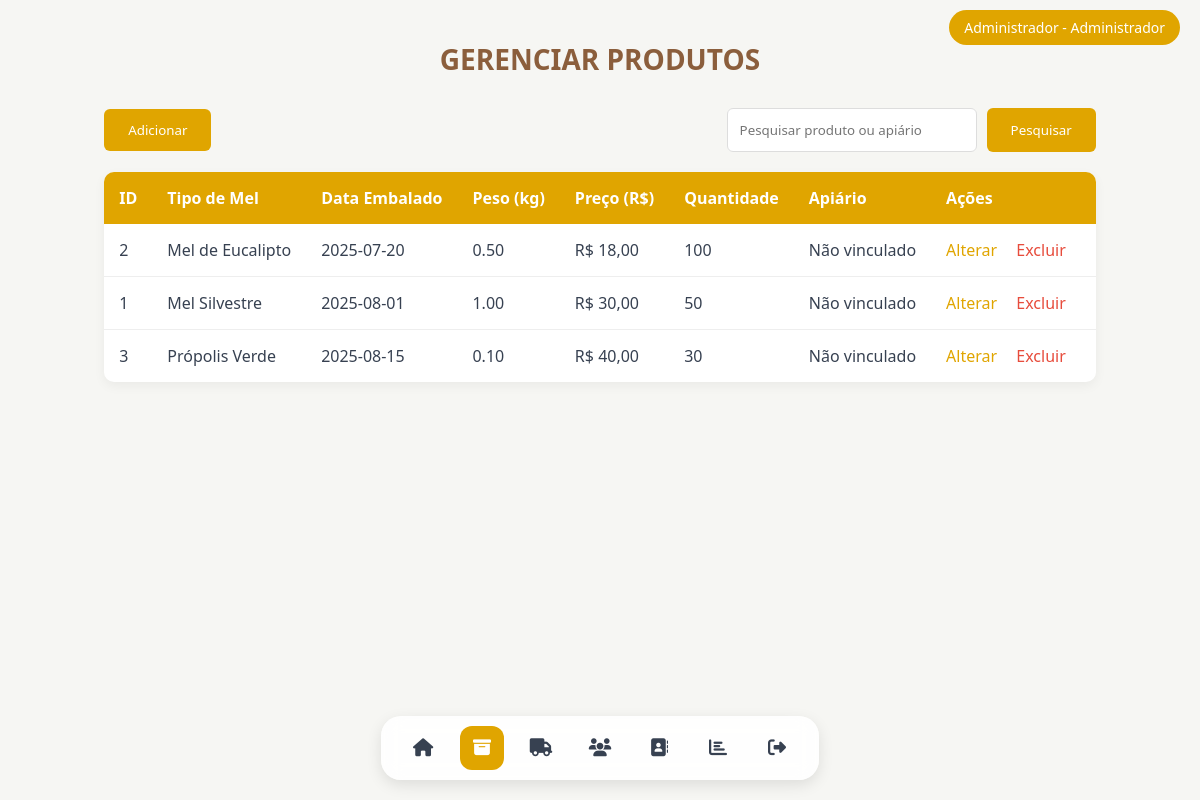
/TELAS/TELA_GERENCIAR_PRODUTOS.php (signed in), run on an earlier commit of the app's database.
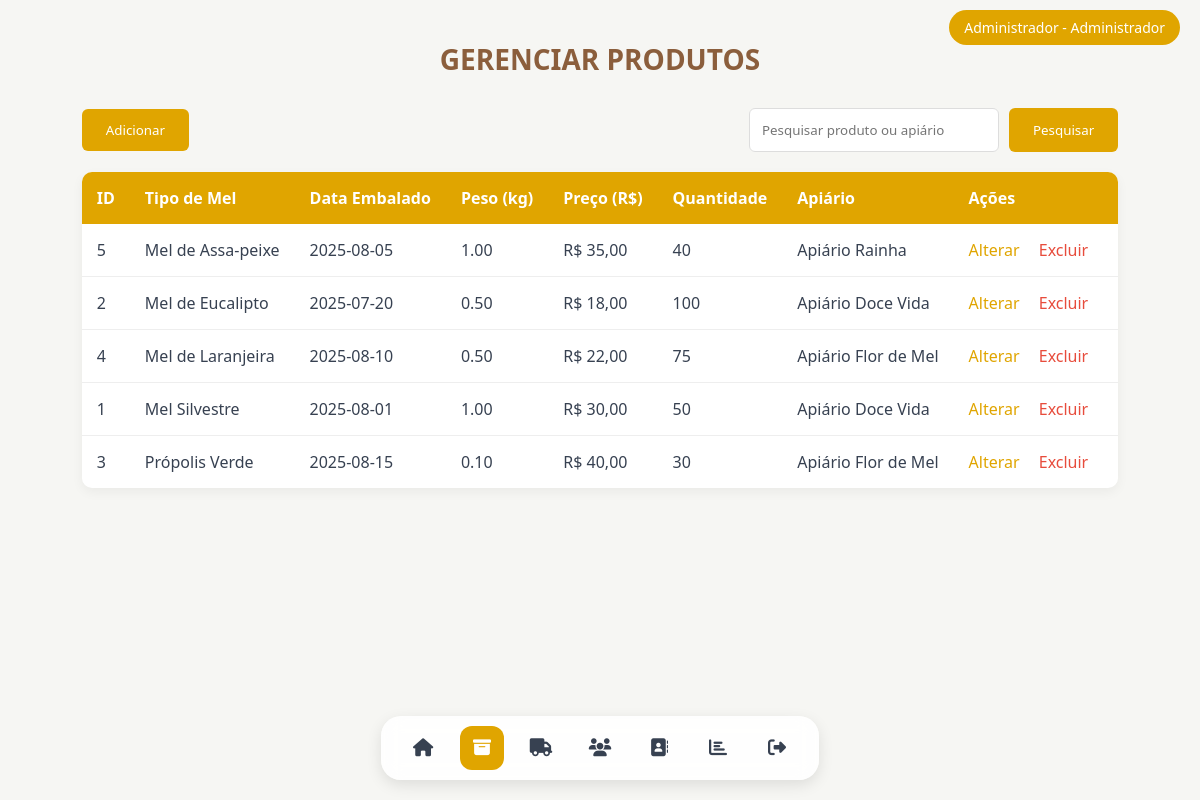
And on a later commit of the database.
### tables this page shows
CREATE TABLE produto (
    id_produto INT(11) NOT NULL AUTO_INCREMENT,
    Tipo_mel VARCHAR(100) DEFAULT NULL,
    Data_embalado DATE DEFAULT NULL,
    Peso DECIMAL(10,2) DEFAULT NULL,
    Preco DECIMAL(10,2) DEFAULT NULL,
    Quantidade INT(11) DEFAULT NULL,
    PRIMARY KEY (id_produto)
);

CREATE TABLE apiario (
    id_apiario INT(11) NOT NULL AUTO_INCREMENT,
    Nome_apiario VARCHAR(100) NOT NULL,
    CNPJ VARCHAR(20) NOT NULL,
    Quantidade INT(11) DEFAULT NULL,
    Data_inicio DATE DEFAULT NULL,
    Endereco VARCHAR(255) DEFAULT NULL,
    PRIMARY KEY (id_apiario),
    UNIQUE KEY (CNPJ)
);

### TELAS/TELA_GERENCIAR_PRODUTOS.php (the view, shortened to what this page needs)
<?php
include('../conexao.php');
function buscarProdutos($pdo, $termo = null) {
    $sql = "SELECT p.*, a.Nome_apiario, a.id_apiario
            FROM produto p
            LEFT JOIN apiario_produto ap ON p.id_produto = ap.id_produto
            LEFT JOIN apiario a ON ap.id_apiario = a.id_apiario
            WHERE 1=1";
    $sql .= " GROUP BY p.id_produto ORDER BY p.Tipo_mel ASC";
    $stmt = $pdo->prepare($sql);
    $stmt->execute();
    return $stmt->fetchAll(PDO::FETCH_ASSOC);
}
$produtos = isset($_POST['busca']) ? buscarProdutos($pdo, $_POST['busca']) : buscarProdutos($pdo);
?>
<!DOCTYPE html>
<html lang="pt-br">
<head>
    <link rel="stylesheet" href="../ESTILOS/ESTILO_GERAL.css">
    <link rel="stylesheet" href="../ESTILOS/ESTILO_GERENCIAR_PRODUTOS.css">
</head>
<body>
    <?php include("MENU.php"); ?>
    <main>
        <h1>GERENCIAR PRODUTOS</h1>
        <div class="ops_prod">
            <button id="btnAdicionar" onclick="abrirModal('modalAdicionar')">Adicionar</button>
            <form action="TELA_GERENCIAR_PRODUTOS.php" method="POST">
                <input type="text" name="busca" id="busca" placeholder="Pesquisar produto ou apiário">
                <button type="submit">Pesquisar</button>
            </form>
        </div>
        <div class="tabela_prod">
            <?php if (!empty($produtos)): ?>
                <table class="table">
                    <thead>
                        <tr>
                            <th>ID</th>
                            <th>Tipo de Mel</th>
                            <th>Data Embalado</th>
                            <th>Peso (kg)</th>
                            <th>Preço (R$)</th>
                            <th>Quantidade</th>
                            <th>Apiário</th>
                            <th>Ações</th>
                        </tr>
                    </thead>
                    <tbody>
                        <?php foreach ($produtos as $produto): ?>
                            <tr>
                                <td><?= htmlspecialchars($produto['id_produto']) ?></td>
                                <td><?= htmlspecialchars($produto['Tipo_mel']) ?></td>
                                <td><?= htmlspecialchars($produto['Data_embalado']) ?></td>
                                <td><?= htmlspecialchars($produto['Peso']) ?></td>
                                <td>R$ <?= number_format($produto['Preco'], 2, ',', '.') ?></td>
                                <td><?= htmlspecialchars($produto['Quantidade']) ?></td>
                                <td><?= htmlspecialchars($produto['Nome_apiario'] ?? 'Não vinculado') ?></td>
                                <td>
                                    <a href="TELA_GERENCIAR_PRODUTOS.php?editar=<?= htmlspecialchars($produto['id_produto']) ?>">Alterar</a>
                                    <a href="TELA_GERENCIAR_PRODUTOS.php?excluir=<?= htmlspecialchars($produto['id_produto']) ?>"
                                       class="excluir"
                                       onclick="return confirm('Tem certeza que deseja excluir este produto?')">Excluir</a>
                                </td>
                            </tr>
                        <?php endforeach; ?>
                    </tbody>
                </table>
            <?php else: ?>
                <p>Nenhum produto encontrado</p>
            <?php endif; ?>
        </div>
    </main>
</body>
</html>

### TELAS/MENU.php (shortened to what this page needs)
<?php
$currentPage = basename($_SERVER['PHP_SELF']);
$permissoes = [];
if (isset($_SESSION['perfil'])) {
    $id_perfil = $_SESSION['perfil'];
    if ($id_perfil == 1) {
        $permissoes = [
            'TELA_INICIAL.php' => true,
            'TELA_GERENCIAR_PRODUTOS.php' => true,
            'TELA_GERENCIAR_APIARIOS.php' => true,
            'TELA_GERENCIAR_USUARIOS.php' => true,
            'TELA_GERENCIAR_CLIENTES.php' => true,
            'TELA_GERENCIAR_FUNCIONARIOS.php' => true,
            'TELA_RELATORIOS.php' => true
        ];
    }
    elseif ($id_perfil == 2) {
        $permissoes = [
            'TELA_INICIAL.php' => true,
            'TELA_GERENCIAR_CLIENTES.php' => true,
            'TELA_RELATORIOS.php' => true
        ];
    }
    elseif ($id_perfil == 3) {
        $permissoes = [
            'TELA_INICIAL.php' => true,
            'TELA_GERENCIAR_PRODUTOS.php' => true,
            'TELA_GERENCIAR_APIARIOS.php' => true
        ];
    }
    elseif ($id_perfil == 4) {
        $permissoes = [
            'TELA_INICIAL.php' => true
        ];
    }
}
function temAcesso($pagina) {
    global $permissoes;
    return isset($permissoes[$pagina]) && $permissoes[$pagina];
}
$nomes_perfis = [
    1 => 'Administrador',
    2 => 'Secretária',
    3 => 'Almoxarife',
    4 => 'Cliente'
];
$nome_perfil = isset($_SESSION['perfil']) ? $nomes_perfis[$_SESSION['perfil']] : 'Visitante';
?>
<!DOCTYPE html>
<html lang="pt-br">
<head>
    <link rel="stylesheet" href="https://cdnjs.cloudflare.com/ajax/libs/font-awesome/6.5.1/css/all.min.css">
    <link rel="stylesheet" href="../ESTILOS/ESTILO_GERAL.css">
    <link rel="stylesheet" href="../ESTILOS/ESTILO_MENU.css">
</head>
<body>
<?php if (isset($_SESSION['usuario'])): ?>
<div class="user-info">
    <?= htmlspecialchars($_SESSION['usuario']) ?> - <?= $nome_perfil ?>
</div>
<?php endif; ?>
<nav id="dock">
    <div id="dock_content">
        <ul id="dock_items">
            <li class="dock-item <?= ($currentPage == 'TELA_INICIAL.php') ? 'active' : '' ?>">
                <a href="TELA_INICIAL.php">
                    <i class="fa-solid fa-house"></i>
                </a>
            </li>
            <li class="dock-item <?= temAcesso('TELA_GERENCIAR_PRODUTOS.php') ? '' : 'disabled' ?> <?= ($currentPage == 'TELA_GERENCIAR_PRODUTOS.php') ? 'active' : '' ?>">
                <a href="<?= temAcesso('TELA_GERENCIAR_PRODUTOS.php') ? 'TELA_GERENCIAR_PRODUTOS.php' : '#' ?>">
                    <i class="fa-solid fa-box-archive"></i>
                </a>
            </li>
            <li class="dock-item <?= temAcesso('TELA_GERENCIAR_APIARIOS.php') ? '' : 'disabled' ?> <?= ($currentPage == 'TELA_GERENCIAR_APIARIOS.php') ? 'active' : '' ?>">
                <a href="<?= temAcesso('TELA_GERENCIAR_APIARIOS.php') ? 'TELA_GERENCIAR_APIARIOS.php' : '#' ?>">
                    <i class="fa-solid fa-truck"></i>
                </a>
            </li>
            <li class="dock-item <?= temAcesso('TELA_GERENCIAR_USUARIOS.php') ? '' : 'disabled' ?> <?= ($currentPage == 'TELA_GERENCIAR_USUARIOS.php') ? 'active' : '' ?>">
                <a href="<?= temAcesso('TELA_GERENCIAR_USUARIOS.php') ? 'TELA_GERENCIAR_USUARIOS.php' : '#' ?>">
                    <i class="fa-solid fa-users"></i>
                </a>
            </li>
            <li class="dock-item <?= temAcesso('TELA_GERENCIAR_CLIENTES.php') ? '' : 'disabled' ?> <?= ($currentPage == 'TELA_GERENCIAR_CLIENTES.php') ? 'active' : '' ?>">
                <a href="<?= temAcesso('TELA_GERENCIAR_CLIENTES.php') ? 'TELA_GERENCIAR_CLIENTES.php' : '#' ?>">
                    <i class="fa-solid fa-address-book"></i>
                </a>
            </li>
            <li class="dock-item <?= temAcesso('TELA_RELATORIOS.php') ? '' : 'disabled' ?> <?= ($currentPage == 'TELA_RELATORIOS.php') ? 'active' : '' ?>">
                <a href="<?= temAcesso('TELA_RELATORIOS.php') ? 'TELA_RELATORIOS.php' : '#' ?>">
                    <i class="fa-solid fa-chart-bar"></i>
                </a>
            </li>
            <li class="dock-item <?= ($currentPage == '../logout.php') ? 'active' : '' ?>">
                <a href="../logout.php">
                    <i class="fa-solid fa-right-from-bracket"></i>
                </a>
            </li>
        </ul>
    </div>
</nav>
</body>
</html>

### ESTILOS/ESTILO_GERAL.css (style rules this page uses)
:root { font-family: 'Segoe UI', Tahoma, Geneva, Verdana, sans-serif; --primaria-amarelo: #e0a500; --secundaria-amarelo: #e0a500; --comeia: #8b5e3c; --cinza-claro: #f6f6f3; --cinza-escuro: #374151; --vidro: rgba(0, 0, 0, 0.06); --primary-color: var(--primaria-amarelo); --hover-color: var(--secundaria-amarelo); --text-color: var(--cinza-escuro); --input-bg: white; --shadow-color: rgba(0, 0, 0, 0.05); --placeholder-color: #c4a484; --background: var(--cinza-claro) }

### ESTILOS/ESTILO_GERENCIAR_PRODUTOS.css (style rules this page uses)
body { margin: 0; background: var(--background); color: var(--text-color); font-family: var(--font-family); }
main { padding: 20px; max-width: 1200px; margin: 0 auto; }
h1 { color: var(--comeia); text-align: center; margin-bottom: 30px; font-size: 28px; font-weight: 600; }
.ops_prod { display: flex; justify-content: space-between; align-items: center; margin: 20px 0; gap: 20px; }
.ops_prod button { background-color: var(--primary-color); color: white; border: none; padding: 12px 24px; border-radius: 6px; cursor: pointer; font-weight: 500; transition: background-color 0.3s; }
.ops_prod form { display: flex; gap: 10px; }
.ops_prod input { padding: 12px; border: 1px solid #ddd; border-radius: 6px; width: 250px; background-color: var(--input-bg); }
.tabela_prod { margin-top: 20px; background: white; border-radius: 10px; box-shadow: 0 4px 12px var(--shadow-color); overflow: hidden; }
.table { width: 100%; border-collapse: collapse; }
.table th { background-color: var(--primary-color); color: white; padding: 15px; text-align: left; font-weight: 600; }
.table td { padding: 15px; border-bottom: 1px solid #eee; }
.table tr:last-child td { border-bottom: none; }
.table a { color: var(--primary-color); text-decoration: none; margin-right: 15px; transition: color 0.3s; }
.table a.excluir { color: #e74c3c; }

### ESTILOS/ESTILO_MENU.css (style rules this page uses)
* { margin: 0; padding: 0; box-sizing: border-box; font-family: var(--font-family); }
body { display: flex; min-height: 100vh; background-color: var(--cinza-claro); color: var(--cinza-escuro); }
main { padding: 20px; margin-top: 20px; z-index: 1; }
#dock { position: fixed; bottom: 20px; left: 50%; transform: translateX(-50%); background-color: rgba(255, 255, 255, 0.9); backdrop-filter: blur(10px); border-radius: 20px; padding: 10px 20px; box-shadow: 0 5px 15px rgba(0, 0, 0, 0.1); z-index: 100; width: auto; max-width: 90%; }
#dock_content { display: flex; justify-content: center; align-items: center; }
#dock_items { display: flex; list-style: none; gap: 15px; margin: 0; padding: 0; }
.dock-item { border-radius: 12px; cursor: pointer; transition: all 0.3s ease; width: 44px; height: 44px; display: flex; align-items: center; justify-content: center; }
.dock-item.active { background-color: var(--primaria-amarelo); }
.dock-item a { text-decoration: none; color: var(--cinza-escuro); font-weight: 600; display: flex; align-items: center; justify-content: center; width: 100%; height: 100%; border-radius: 12px; }
.dock-item.active a { color: white; }
.dock-item i { font-size: 18px; }
.user-info { position: fixed; top: 10px; right: 20px; background: var(--primary-color); color: white; padding: 8px 15px; border-radius: 20px; font-size: 14px; font-weight: 500; }

What changed in the data, as far as the page shows it:
added produto: id_produto "5", Tipo_mel "Mel de Assa-peixe", Data_embalado "2025-08-05", Peso "1.00", Preco "35,00", Quantidade "40", apiario.Nome_apiario "Apiário Rainha"
computed for produto "Mel de Eucalipto": apiario.Nome_apiario "Não vinculado" → "Apiário Doce Vida"
added produto: id_produto "4", Tipo_mel "Mel de Laranjeira", Data_embalado "2025-08-10", Peso "0.50", Preco "22,00", Quantidade "75", apiario.Nome_apiario "Apiário Flor de Mel"
computed for produto "Mel Silvestre": apiario.Nome_apiario "Não vinculado" → "Apiário Doce Vida"
computed for produto "Própolis Verde": apiario.Nome_apiario "Não vinculado" → "Apiário Flor de Mel"
